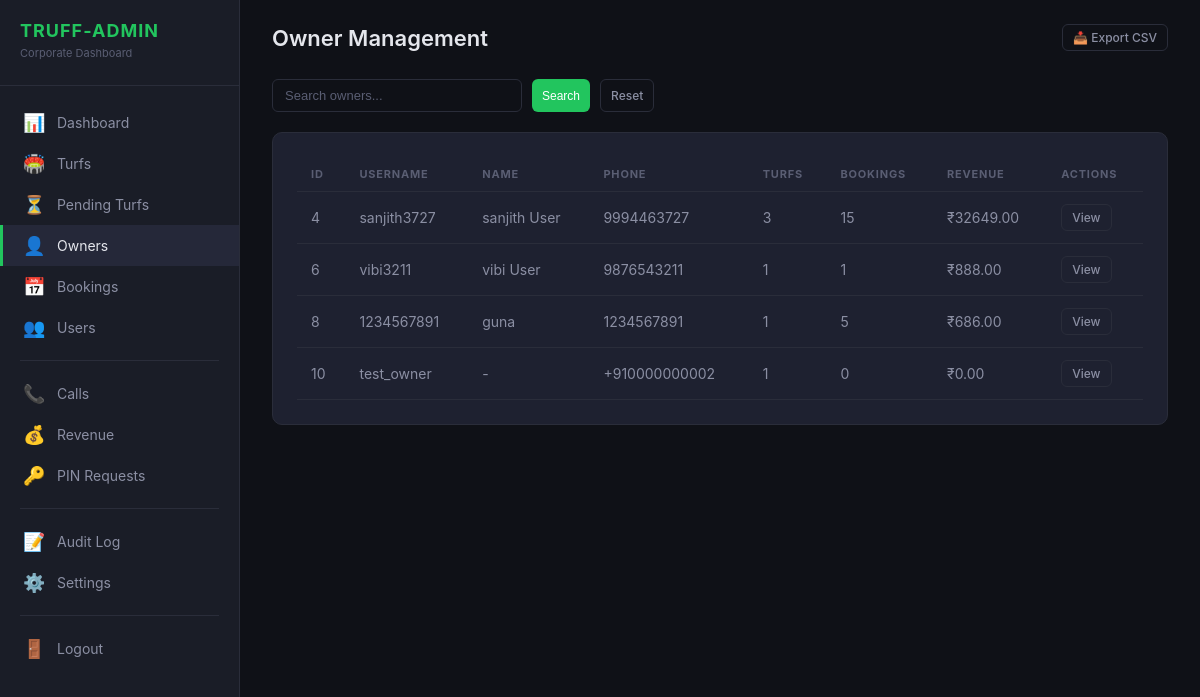
Page /truff-admin/owners/ (signed in) on the committed database.
### users/models.py (models this page shows, shortened)
class CustomUser(AbstractUser):
    class UserRole(models.TextChoices):
        USER = 'user', 'Normal User'
        TURF_OWNER = 'turf_owner', 'Turf Owner'
        PLATFORM_ADMIN = 'admin', 'Platform Admin'
    phone_number = models.CharField(max_length=15, blank=True, null=True)
    role = models.CharField(max_length=20, choices=UserRole.choices, default=UserRole.USER)
    profile_picture = models.ImageField(upload_to='profile_pictures/', blank=True, null=True)
    bio = models.TextField(blank=True, null=True)
    is_verified = models.BooleanField(default=False)
    total_bookings = models.PositiveIntegerField(default=0)
    total_credits = models.PositiveIntegerField(default=0)
    used_credits = models.PositiveIntegerField(default=0)
    created_at = models.DateTimeField(auto_now_add=True)
    updated_at = models.DateTimeField(auto_now=True)
    class Meta:
        ordering = ['-created_at']

### truff_admin_panel/views.py (the view)
# urls.py: path('owners/', views.OwnerListView.as_view(), name='owners'),
class OwnerListView(TruffAdminRequiredMixin, View):
    def get(self, request):
        search = request.GET.get('q', '')
        qs = User.objects.filter(role='turf_owner').prefetch_related('turfs')
        if search:
            qs = qs.filter(
                Q(username__icontains=search) |
                Q(first_name__icontains=search) |
                Q(phone_number__icontains=search)
            )
        qs = qs.annotate(
            turf_count=Count('turfs', distinct=True),
            booking_count=Count('turfs__bookings', distinct=True),
            total_rev=Sum('turfs__bookings__final_price'),
        )
        paginator = Paginator(qs, 25)
        page = paginator.get_page(request.GET.get('page', 1))
        return render(request, 'truff_admin/owners_list.html', {
            'page': page,
            'search_query': search,
        })

### truff_admin_panel/context_processors.py (called while the page is built)
def pending_turf_count(request):
    if not request.user.is_authenticated:
        return {}
    if not (request.user.is_staff or request.user.groups.filter(name='Truff Admin').exists()):
        return {}
    try:
        return {'pending_turf_count': Turf.objects.filter(status=TurfStatus.PENDING).count()}
    except Exception:
        return {'pending_turf_count': 0}

### truff_admin_panel/mixins.py (called while the page is built)
    def test_func(self):
        user = self.request.user
        if not user.is_authenticated:
            return False
        return user.is_staff or user.groups.filter(name='Truff Admin').exists()

### truff_admin_panel/templates/truff_admin/owners_list.html (shortened to what this page needs)
{% extends "truff_admin/base.html" %}
{% load truff_tags %}
{% block content %}
<div class="topbar">
    <h1>Owner Management</h1>
    <div class="topbar-actions">
        <a href="/truff-admin/export/owners/" class="btn btn-outline btn-sm">📥 Export CSV</a>
    </div>
</div>
<div class="filter-bar">
    <form method="get" style="display:flex;gap:10px;">
        <input type="text" name="q" class="form-input" placeholder="Search owners..." value="{{ search_query }}"
            style="width:250px;">
        <button type="submit" class="btn btn-primary btn-sm">Search</button>
        <a href="/truff-admin/owners/" class="btn btn-outline btn-sm">Reset</a>
    </form>
</div>
<div class="panel">
    <table class="data-table">
        <thead>
            <tr>
                <th>ID</th>
                <th>Username</th>
                <th>Name</th>
                <th>Phone</th>
                <th>Turfs</th>
                <th>Bookings</th>
                <th>Revenue</th>
                <th>Actions</th>
            </tr>
        </thead>
        <tbody>
            {% for owner in page %}
            <tr>
                <td>{{ owner.id }}</td>
                <td>{{ owner.username }}</td>
                <td>{{ owner.get_full_name|default:"-" }}</td>
                <td>{{ owner.phone_number|default:"-" }}</td>
                <td>{{ owner.turf_count }}</td>
                <td>{{ owner.booking_count }}</td>
                <td>₹{{ owner.total_rev|floatformat:2|default:"0.00" }}</td>
                <td><a href="/truff-admin/owners/{{ owner.id }}/" class="btn btn-outline btn-sm">View</a></td>
            </tr>
            {% empty %}
            <tr>
                <td colspan="8" style="text-align:center;color:var(--text-muted);">No owners found</td>
            </tr>
            {% endfor %}
        </tbody>
    </table>
</div>
{% endblock %}

### truff_admin_panel/static/truff_admin/css/style.css (style rules this page uses)
:root { --bg-primary: #0f1117; --bg-secondary: #1a1d27; --bg-card: #1e2130; --bg-hover: #252839; --border: #2a2d3a; --text-primary: #e4e6ec; --text-secondary: #8b8fa3; --text-muted: #5a5e73; --accent: #22c55e; --accent-hover: #16a34a; --accent-light: rgba(34, 197, 94, 0.12); --danger: #ef4444; --warning: #f59e0b; --info: #3b82f6; }
* { margin: 0; padding: 0; box-sizing: border-box; }
body { font-family: -apple-system, BlinkMacSystemFont, 'Segoe UI', Roboto, sans-serif; background: var(--bg-primary); color: var(--text-primary); min-height: 100vh; }
a { color: var(--accent); text-decoration: none; }
.topbar { display: flex; justify-content: space-between; align-items: center; margin-bottom: 28px; }
.topbar h1 { font-size: 22px; font-weight: 600; }
.topbar-actions { display: flex; gap: 12px; align-items: center; }
.panel { background: var(--bg-card); border: 1px solid var(--border); border-radius: 10px; padding: 24px; margin-bottom: 24px; }
.data-table { width: 100%; border-collapse: collapse; }
.data-table th { text-align: left; padding: 10px 14px; font-size: 11px; text-transform: uppercase; letter-spacing: 0.8px; color: var(--text-muted); border-bottom: 1px solid var(--border); }
.data-table td { padding: 12px 14px; font-size: 14px; border-bottom: 1px solid var(--border); color: var(--text-secondary); }
.btn { display: inline-flex; align-items: center; gap: 6px; padding: 8px 16px; border: none; border-radius: 6px; font-size: 13px; font-weight: 500; cursor: pointer; transition: all 0.15s; }
.btn-primary { background: var(--accent); color: #fff; }
.btn-outline { background: transparent; border: 1px solid var(--border); color: var(--text-secondary); }
.btn-sm { padding: 5px 10px; font-size: 12px; }
.form-input, .form-select { background: var(--bg-primary); border: 1px solid var(--border); color: var(--text-primary); padding: 8px 12px; border-radius: 6px; font-size: 13px; outline: none; }
.form-input::placeholder { color: var(--text-muted); }
.filter-bar { display: flex; gap: 10px; align-items: center; flex-wrap: wrap; margin-bottom: 20px; }

### rows in the picture
CustomUser: id "4", username "sanjith3727", get_full_name "sanjith User", phone_number "9994463727", turf_count "3", booking_count "15", total_rev "32649.00"
CustomUser: id "6", username "vibi3211", get_full_name "vibi User", phone_number "9876543211", turf_count "1", booking_count "1", total_rev "888.00"
CustomUser: id "8", username "1234567891", get_full_name "guna", phone_number "1234567891", turf_count "1", booking_count "5", total_rev "686.00"
CustomUser: id "10", username "test_owner", get_full_name "-", phone_number "+910000000002", turf_count "1", booking_count "0", total_rev "0.00"
